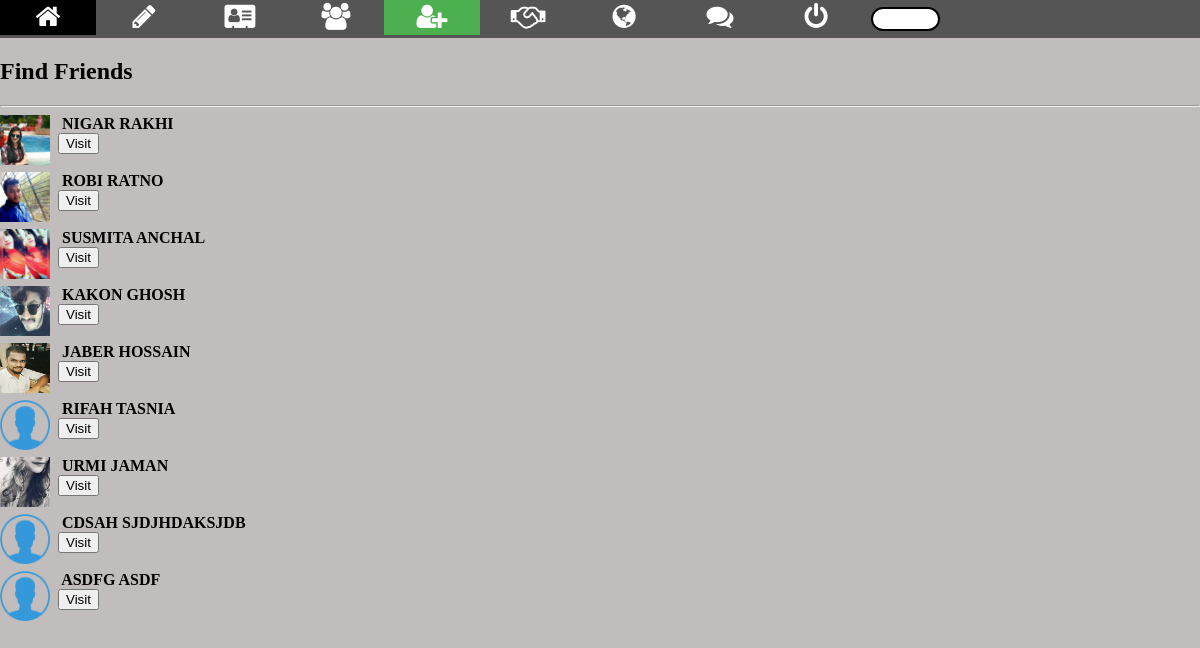
The app's page /user/find_friend.php (signed in) with its own data.
### tables this page shows
CREATE TABLE `user_info` (
  `USER_ID` int(11) NOT NULL,
  `FIRST_NAME` varchar(30) NOT NULL,
  `LAST_NAME` varchar(30) NOT NULL,
  `USER_NAME` varchar(50) NOT NULL,
  `USER_TYPE` varchar(15) NOT NULL,
  `EMAIL` varchar(50) NOT NULL,
  `PASSWORD` varchar(30) NOT NULL,
  `ADDED_TIME` varchar(25) NOT NULL,
  `GENDER` varchar(10) NOT NULL,
  `DOB` varchar(20) NOT NULL
);

### function/functions.php (called while the page is built)
<?php
	function space($number){
		for($i = 0; $i < $number; $i++)
			echo "&nbsp;";
	}
?>

### database/db_fun.php (called while the page is built, shortened)
<?php
	function getJSONFromDB($sql){
		$conn = mysqli_connect("localhost","root","","social");
		$result = mysqli_query($conn, $sql)or die(mysqli_error($conn));
		$arr=array();
		while($row = mysqli_fetch_assoc($result)) {
			$arr[]=$row;
		}
		return json_encode($arr);
	}
?>

### user/find_friend.php (the view, shortened to what this page needs)
<!DOCTYPE html>
<html>
	<head>
	</head>
<link rel="stylesheet" href="https://cdnjs.cloudflare.com/ajax/libs/font-awesome/4.7.0/css/font-awesome.min.css">
<body style="background-color:#C0BDBC"">
<div class="icon-bar">
	  <a  href="../index.php"><i class="fa fa-home"></i></a>
	  <a href="../post/post.php"><i class="fa fa-pencil"></i></a>
	  <a href="../user/user_profile.php"><i class="fa fa-vcard"></i></a>
	  <a href="../user/friend.php"><i class="fa fa-users"></i></a>
	  <a class="active" href="../user/find_friend.php"><i class="fa fa-user-plus"></i></a>
	  <a href="../user/request.php"><i class="fa fa-handshake-o"></i></a>
	  <a href=""><i class="fa fa-globe"></i></a>
	  <a href=""><i class="fa fa-comments"></i></a>
	  <a href="../logout/logout.php"><i class="fa fa-power-off"></i></a>
	  <input type="text" name="search" " placeholder= " Search...">
</div>
	<h2>Find Friends</h2>
	<hr>
	<?php
		if ( isset($_SESSION["USERTYPE"]) && isset($_SESSION["USERID"]) ){
			require("../database/db_fun.php");
			require("../function/functions.php");
			$jsonData = getJSONFromDB("select * from user_info");
			$jsn=json_decode($jsonData);
			foreach($jsn as $v)
			{
			echo '<form method="post" action="visit_profile.php" id = "id" >';
			if($_SESSION["USERID"]!= $v->USER_ID)
		{
			$name = $v->FIRST_NAME." ".$v->LAST_NAME;
			$destination  = "../profile_picture/".$v->USER_ID.".jpg";
		    if(file_exists($destination)){
				echo '<img src="'.$destination.'" alt="icon" align="left"  height=50 width=50 onclick="Profile()">';
					echo strtoupper(space(2)."<b>   ".$name."<br></b> ");
					echo space(2).'<input type="submit" id = "visitbutton"  value ="Visit" name ="visitbutton"> <br> <br>';
			}else{
			echo '<img src="../profile_picture/noimage.png" alt="icon" align="left" height=50 width=50 onclick="Profile()">';
						echo strtoupper(space(2)."<b>   ".$name."<br></b> ");
						echo space(2).'<input type="submit" id = "visitbutton"  value ="Visit" name ="visitbutton"> <br> <br>';
			}
			}
			echo "</form>";
			}
		}else {
			include("function/functions.php");
			echo '<a href = "user/user_login.php" style="text-decoration: none"> <b> Got an ID? Login Here </b>  </a><br> <br> ';
			echo '<a href = "user/user_registration.php"  style="text-decoration: none"> <b> No? Sign-Up Here </b></a>';
		}
?>

### user/find_friend.php (style rules this page uses)
body { margin:0; }
.icon-bar { width: 100%; background-color: #555; overflow: auto; }
.icon-bar a { float: left; width: 8%; text-align: center; padding: 2px 0; transition: all 0.3s ease; color: white; font-size: 27px; }
.active { background-color: #4CAF50 !important; }
input[type=text] { width:10px; box-sizing:border-box; border: 2px solid black; border-radius:20px; font-size:15px; background-color:white; padding: 10px 25px 10px 40px; -webkit-transition: width 0.4s ease-in-out; transition: width 0.4s ease-in-out; height:18px; margin:7px; }

### records on screen
user_info: shows a picture, FIRST_NAME+LAST_NAME "NIGAR RAKHI"
user_info: shows a picture, FIRST_NAME+LAST_NAME "ROBI RATNO"
user_info: shows a picture, FIRST_NAME+LAST_NAME "SUSMITA ANCHAL"
user_info: shows a picture, FIRST_NAME+LAST_NAME "KAKON GHOSH"
user_info: shows a picture, FIRST_NAME+LAST_NAME "JABER HOSSAIN"
user_info: FIRST_NAME+LAST_NAME "RIFAH TASNIA"
user_info: shows a picture, FIRST_NAME+LAST_NAME "URMI JAMAN"
user_info: FIRST_NAME+LAST_NAME "CDSAH SJDJHDAKSJDB"
user_info: FIRST_NAME+LAST_NAME "ASDFG ASDF"
